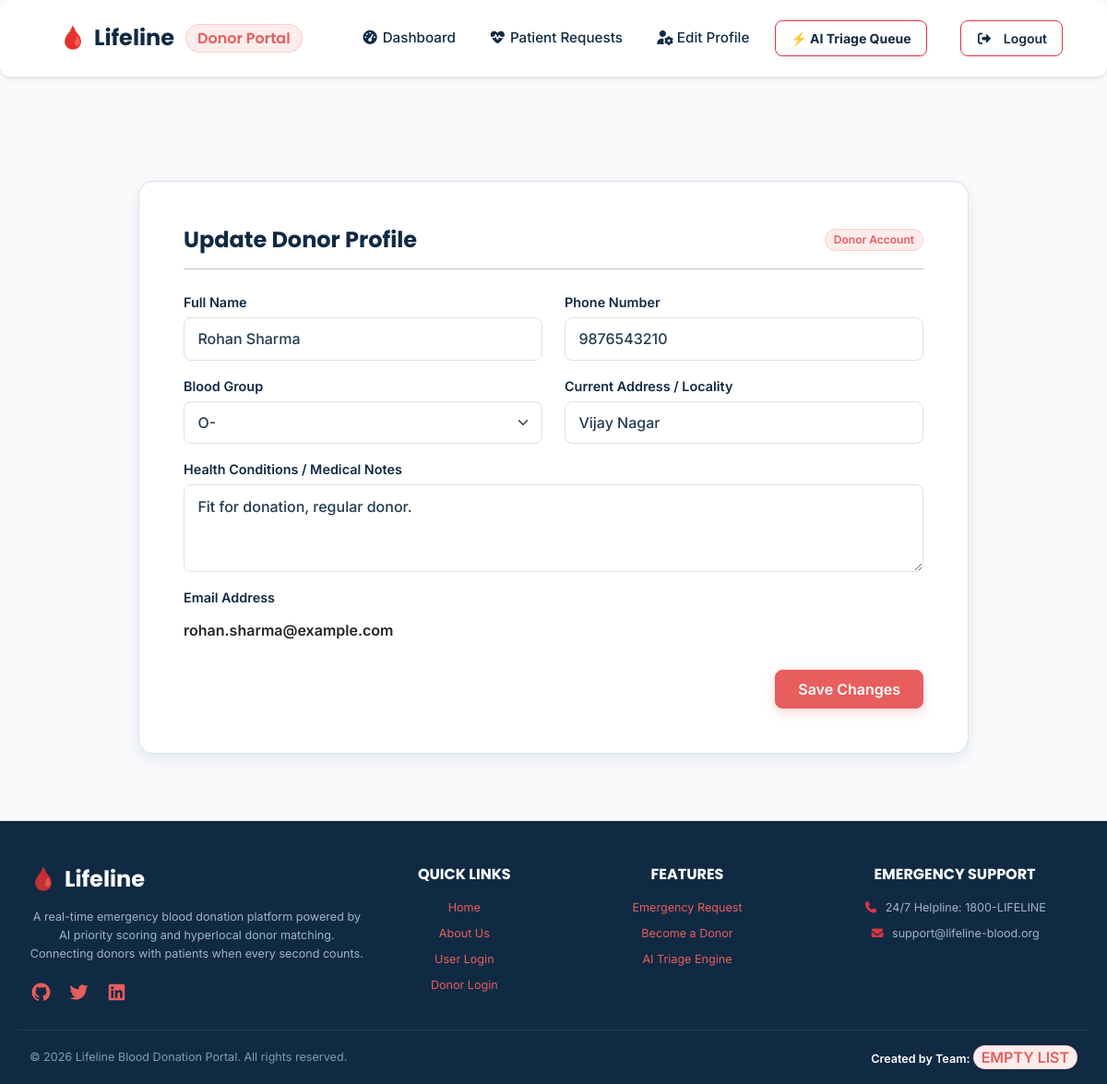
Screenshot of /edit-details-donor/ (signed in) with the database file from the repository.
### bank_app/models.py (models this page shows)
class DonorDetail(models.Model):
    name = models.CharField(max_length=45)
    phone = models.CharField(max_length=13)
    email = models.EmailField(max_length=45, primary_key=True)
    password = models.CharField(max_length=20, default="")
    blood_group = models.CharField(max_length=5)
    locality = models.CharField(max_length=100, default="")
    last_donation_date = models.DateField(blank=True, null=True)
    never_donated = models.BooleanField(default=False)
    health_conditions = models.TextField(blank=True, null=True)

### bank_app/views.py (the view, shortened to what this page needs)
# urls.py: path('edit-details-donor/', views.donor_edit, name='edit-donor-details'),
def donor_edit(request):
    donor_email = request.session.get('session_key')
    if not donor_email:
        messages.error(request, "Please log in as donor first.")
        return redirect('donor-login')
    donor = DonorDetail.objects.filter(email=donor_email).first()
    return render(request, 'donor/edit_details.html', {'donor_key': donor})

### bank_app/templates/donor/edit_details.html (shortened to what this page needs)
<!DOCTYPE html>
<html lang="en">
{% load static %}
<head>
    {% include 'common/common_css.html' %}
</head>
<body>
    {% include 'donor/donor_header.html' %}
    <div class="main-div">
        <div class="card shadow-lg border-0 rounded-4 glass-card">
            <form method="POST">
                <div class="card-body p-4 p-md-5">
                    <div class="d-flex justify-content-between align-items-center mb-3">
                        <h2 class="fw-bold text-navy h4 mb-0">
                            Update Donor Profile
                        </h2>
                        <span class="badge bg-danger">Donor Account</span>
                    </div>
                    <hr class="mb-4">
                    <div class="row gy-3">
                        <div class="col-md-6">
                            <label class="label-text">Full Name</label>
                            <input class="form-control text-input" name="name" value="{{ donor_key.name }}" required>
                        </div>
                        <div class="col-md-6">
                            <label class="label-text">Phone Number</label>
                            <input class="form-control text-input" name="phone" value="{{ donor_key.phone }}" required>
                        </div>
                        <div class="col-md-6">
                            <label class="label-text">Blood Group</label>
                            <select name="blood_group" class="form-select text-input" required>
                                <option value="O-" {% if donor_key.blood_group == "O-" %}selected{% endif %}>O-</option>
                            </select>
                        </div>
                        <div class="col-md-6">
                            <label class="label-text">Current Address / Locality</label>
                            <input class="form-control text-input" name="locality" value="{{ donor_key.locality }}" placeholder="Enter your current address/locality" required>
                        </div>
                        <div class="col-md-12">
                            <label class="label-text">Health Conditions / Medical Notes</label>
                            <textarea class="form-control text-input" name="health_conditions" rows="3">{{ donor_key.health_conditions }}</textarea>
                        </div>
                        <div class="col-md-12">
                            <label class="label-text">Email Address</label>
                            <div class="form-control-plaintext text-navy fw-semibold">{{ donor_key.email }}</div>
                        </div>
                    </div>
                    <div class="text-end mt-4">
                        <button type="submit" class="btn btn-primary px-4 py-2">Save Changes</button>
                    </div>
                </div>
            </form>
        </div>
    </div>
    {% include 'common/footer.html' %}
</body>
</html>

### bank_app/static/css/main.css (style rules this page uses)
:root { --color-navy: #102A43; --color-blue: #1F4E79; --color-coral: #E85D5D; --color-coral-hover: #D94B4B; --color-light-coral: #FDECEC; --color-cream: #F7F5F2; --color-white: #FFFFFF; --color-text: #243B53; --color-muted-text: #627D98; --color-success: #3A8D6E; --color-success-bg: #E6F4EE; --color-border: #D9E2EC; --font-heading: 'Poppins', -apple-system, BlinkMacSystemFont, 'Segoe UI', Roboto, sans-serif; --font-body: 'Inter', -apple-system, BlinkMacSystemFont, 'Segoe UI', Roboto, sans-serif; --radius-sm: 8px; --radius-md: 12px; --radius-lg: 16px; --radius-pill: 9999px; --shadow-sm: 0 2px 4px rgba(16, 42, 67, 0.04); --shadow-md: 0 6px 16px rgba(16, 42, 67, 0.08); --shadow-lg: 0 12px 28px rgba(16, 42, 67, 0.12); --shadow-hover: 0 10px 24px rgba(16, 42, 67, 0.14); --transition-fast: 0.2s cubic-bezier(0.4, 0, 0.2, 1); --transition-normal: 0.3s cubic-bezier(0.4, 0, 0.2, 1); }
*, *::before, *::after { box-sizing: border-box; }
body { font-family: var(--font-body); background-color: var(--color-cream); color: var(--color-text); line-height: 1.6; margin: 0; padding: 0; -webkit-font-smoothing: antialiased; }
h1, h2, h3, h4, h5, h6, .h1, .h2, .h3, .h4, .h5, .h6 { font-family: var(--font-heading); color: var(--color-navy); font-weight: 600; line-height: 1.25; }
.main-div { min-height: calc(100vh - 140px); padding: 2.5rem 1rem; max-width: 1240px; margin: 0 auto; }
.btn { font-family: var(--font-body); font-weight: 600; padding: 0.65rem 1.4rem; border-radius: var(--radius-sm); transition: all var(--transition-fast); display: inline-flex; align-items: center; justify-content: center; gap: 0.5rem; }
.btn-primary, .btn-coral, button[type="submit"]:not(.btn-secondary):not(.btn-outline-navy) { background-color: var(--color-coral) !important; border-color: var(--color-coral) !important; color: var(--color-white) !important; box-shadow: 0 4px 12px rgba(232, 93, 93, 0.25); }
.card, .donor-card, .dashboard-card, .info-card { background-color: var(--color-white) !important; border-radius: var(--radius-lg) !important; border: 1px solid var(--color-border) !important; box-shadow: var(--shadow-sm) !important; transition: all var(--transition-normal) !important; overflow: hidden; margin-bottom: 1.5rem; }
.card-body { padding: 1.5rem; }
.badge { padding: 0.4em 0.75em; font-weight: 600; border-radius: var(--radius-pill); }
.badge.bg-danger, .badge.bg-primary { background-color: var(--color-light-coral) !important; color: var(--color-coral) !important; border: 1px solid rgba(232, 93, 93, 0.2); }
form { max-width: 100%; }
.form-label, label { color: var(--color-navy); font-weight: 600; font-size: 0.92rem; margin-bottom: 0.45rem; display: inline-block; }
.form-control, .form-select, input[type="text"], input[type="email"], input[type="tel"], input[type="password"], input[type="date"], input[type="file"], select, textarea { background-color: var(--color-white) !important; border: 1.5px solid var(--color-border) !important; border-radius: var(--radius-sm) !important; padding: 0.65rem 0.9rem !important; color: var(--color-text) !important; font-family: var(--font-body); font-size: 0.95rem; transition: all var(--transition-fast) !important; width: 100%; }
::placeholder { color: var(--color-muted-text) !important; opacity: 0.7; }

### bank_app/templates/donor/edit_details.html (style rules this page uses)
body { margin: 0; padding: 0; background-color: var(--color-bg, #F8FAFC); }
.glass-card { background: #FFFFFF !important; border: 1px solid var(--color-border, #E2E8F0) !important; border-radius: var(--radius-lg, 12px) !important; box-shadow: var(--shadow-md, 0 4px 6px -1px rgba(0, 0, 0, 0.1)) !important; max-width: 900px; width: 90%; margin: 2rem auto; }
.text-input { color: var(--color-navy, #1E293B); font-size: 1rem; font-weight: 500; }
.label-text { color: var(--color-navy, #1E293B); font-size: 0.9rem; font-weight: 600; margin-bottom: 0.3rem; display: block; }

### rows the page displays
DonorDetail: name "Rohan Sharma", phone "9876543210", blood_group "O-", locality "Vijay Nagar", health_conditions "Fit for donation, regular donor.", email "rohan.sharma@example.com"
